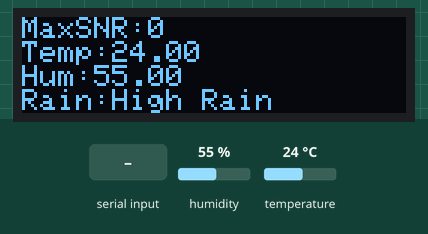
The sketch below on a simulated Arduino Uno, built with avr-gcc and run on an emulated ATmega328P. Shown: 128×32 one-colour display. Inputs (shaded band) come from the test bench; at power-on: humidity 55 %, temperature 24 °C. The modem accepts every AT command (registered, SIM ready, sends succeed) and sends nothing else; what the sketch prints to the serial monitor is not drawn.

Above: at 11.2 s.
11.3 s: "$GPGSV\n" received over the second serial link
14.6 s: ",\n" received over the second serial link
Timing chart, 0 to 17.6 s (numbered marks = the images above; inputs shaded):
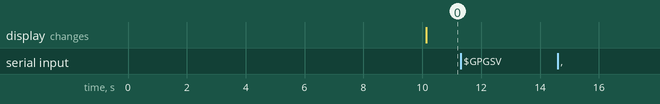

The sketch:

Rainfall_Prediction_With_Firebase.ino
```cpp
#include <Wire.h>
#include <Adafruit_GFX.h>
#include <Adafruit_SSD1306.h>
#include <DHT.h>
#include <SoftwareSerial.h>

#define SCREEN_WIDTH 128
#define SCREEN_HEIGHT 32

Adafruit_SSD1306 display(SCREEN_WIDTH, SCREEN_HEIGHT, &Wire, -1);

#define DHTPIN 2
#define DHTTYPE DHT11
DHT dht(DHTPIN, DHTTYPE);

SoftwareSerial gpsSerial(4,3);
SoftwareSerial espSerial(10,9);

#define RAIN_SENSOR A0

String firebaseHost = "";

int snrValues[20];
int snrCount = 0;

float temperature;
float humidity;
int rainValue;

void setup()
{
  Serial.begin(9600);
  gpsSerial.begin(9600);
  espSerial.begin(9600);

  dht.begin();

  pinMode(RAIN_SENSOR,INPUT);

  display.begin(SSD1306_SWITCHCAPVCC,0x3C);
  display.clearDisplay();
  display.setTextSize(1);
  display.setTextColor(WHITE);

  connectWiFi();
}

void loop()
{
  readSensors();

  int maxSNR = getMaxSNR();

  int rainLevel = predictRain(
    temperature,
    humidity,
    maxSNR,
    rainValue
  );

  displayData(maxSNR,rainLevel);

  sendToFirebase(
    temperature,
    humidity,
    maxSNR,
    rainValue,
    rainLevel
  );

  delay(20000);
}

void readSensors()
{
  temperature = dht.readTemperature();
  humidity = dht.readHumidity();
  rainValue = analogRead(RAIN_SENSOR);

  readGPS();
}

void readGPS()
{
  snrCount = 0;

  while(gpsSerial.available())
  {
    String line = gpsSerial.readStringUntil('\n');

    if(line.startsWith("$GPGSV"))
    {
      parseSNR(line);
    }
  }
}

void parseSNR(String sentence)
{
  int index = 0;

  for(int i=0;i<sentence.length();i++)
  {
    if(sentence.charAt(i)==',')
    {
      index++;

      if(index==7 || index==11 || index==15 || index==19)
      {
        int snr = sentence.substring(i+1,i+3).toInt();

        if(snr>0 && snr<=60 && snrCount<20)
        {
          snrValues[snrCount++] = snr;
        }
      }
    }
  }
}

int getMaxSNR()
{
  int maxVal = 0;

  for(int i=0;i<snrCount;i++)
  {
    if(snrValues[i] > maxVal)
    {
      maxVal = snrValues[i];
    }
  }

  return maxVal;
}

int predictRain(float T,float H,float SNR,float Rain)
{
  float z0 = (11.03188626*T)+(-16.75532045*H)+(4.14548722*SNR)+(-8.36817677*Rain)+1.32955736;
  float z1 = (0.43147848*T)+(3.77895846*H)+(0.76796779*SNR)+(-3.00623068*Rain)+0.12708801;
  float z2 = (-11.46336474*T)+(12.97636199*H)+(-4.91345502*SNR)+(11.37440745*Rain)-1.45664538;

  if(z0>z1 && z0>z2) return 0;
  if(z1>z0 && z1>z2) return 1;

  return 2;
}

void displayData(int maxSNR,int rainLevel)
{
  display.clearDisplay();

  display.setCursor(0,0);
  display.print("MaxSNR:");
  display.println(maxSNR);

  display.print("Temp:");
  display.println(temperature);

  display.print("Hum:");
  display.println(humidity);

  display.print("Rain:");

  if(rainLevel==0)
  display.println("No Rain");

  if(rainLevel==1)
  display.println("Low Rain");

  if(rainLevel==2)
  display.println("High Rain");

  display.display();
}

void connectWiFi()
{
  sendCommand("AT",2000);
  sendCommand("AT+CWMODE=1",2000);
  sendCommand("AT+CWJAP=\"YOUR_WIFI\",\"YOUR_PASSWORD\"",6000);
}

void sendToFirebase(float temp,float hum,int snr,int rain,int pred)
{
  String json = "{";
  json += "\"temperature\":" + String(temp) + ",";
  json += "\"humidity\":" + String(hum) + ",";
  json += "\"max_snr\":" + String(snr) + ",";
  json += "\"rain_sensor\":" + String(rain) + ",";
  json += "\"prediction\":" + String(pred);
  json += "}";

  sendCommand("AT+CIPSTART=\"TCP\",\""+firebaseHost+"\",80",3000);

  String httpRequest = "POST /RainData.json HTTP/1.1\r\n";
  httpRequest += "Host: " + firebaseHost + "\r\n";
  httpRequest += "Content-Type: application/json\r\n";
  httpRequest += "Content-Length: " + String(json.length()) + "\r\n\r\n";
  httpRequest += json;

  sendCommand("AT+CIPSEND="+String(httpRequest.length()),2000);

  espSerial.print(httpRequest);

  delay(3000);

  sendCommand("AT+CIPCLOSE",2000);
}

void sendCommand(String cmd,int wait)
{
  espSerial.println(cmd);
  delay(wait);

  while(espSerial.available())
  {
    Serial.write(espSerial.read());
  }
}
```

Measured:
- after the input at 11.3 s, every drawn part: stays the same
- after the input at 14.6 s, every drawn part: stays the same
